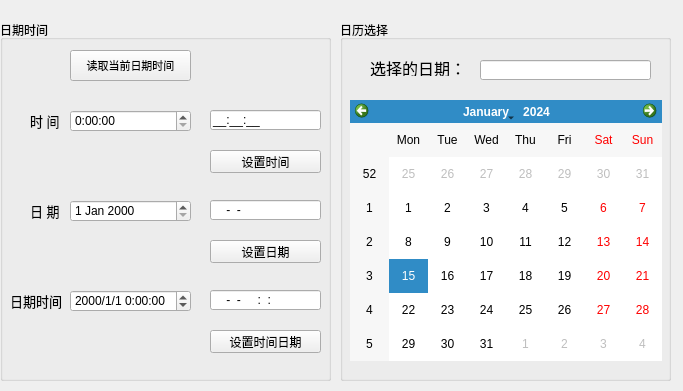
<?xml version="1.0" encoding="UTF-8"?>
<ui version="4.0">
 <class>Form</class>
 <widget class="QWidget" name="Form">
  <property name="geometry">
   <rect>
    <x>0</x>
    <y>0</y>
    <width>683</width>
    <height>391</height>
   </rect>
  </property>
  <property name="windowTitle">
   <string>Form</string>
  </property>
  <widget class="QGroupBox" name="groupBox">
   <property name="geometry">
    <rect>
     <x>0</x>
     <y>20</y>
     <width>331</width>
     <height>361</height>
    </rect>
   </property>
   <property name="title">
    <string>日期时间</string>
   </property>
   <widget class="QPushButton" name="btnGetTime">
    <property name="geometry">
     <rect>
      <x>70</x>
      <y>30</y>
      <width>121</width>
      <height>31</height>
     </rect>
    </property>
    <property name="font">
     <font>
      <pointsize>8</pointsize>
     </font>
    </property>
    <property name="text">
     <string>读取当前日期时间</string>
    </property>
   </widget>
   <widget class="QLabel" name="label">
    <property name="geometry">
     <rect>
      <x>30</x>
      <y>90</y>
      <width>31</width>
      <height>21</height>
     </rect>
    </property>
    <property name="font">
     <font>
      <pointsize>10</pointsize>
     </font>
    </property>
    <property name="text">
     <string>时 间</string>
    </property>
   </widget>
   <widget class="QTimeEdit" name="timeEdit">
    <property name="geometry">
     <rect>
      <x>70</x>
      <y>90</y>
      <width>121</width>
      <height>22</height>
     </rect>
    </property>
    <property name="displayFormat">
     <string>H:mm:ss</string>
    </property>
    <property name="time">
     <time>
      <hour>0</hour>
      <minute>0</minute>
      <second>0</second>
     </time>
    </property>
   </widget>
   <widget class="QLabel" name="label_2">
    <property name="geometry">
     <rect>
      <x>30</x>
      <y>180</y>
      <width>31</width>
      <height>21</height>
     </rect>
    </property>
    <property name="font">
     <font>
      <pointsize>10</pointsize>
     </font>
    </property>
    <property name="text">
     <string>日 期</string>
    </property>
   </widget>
   <widget class="QDateEdit" name="dateEdit">
    <property name="geometry">
     <rect>
      <x>70</x>
      <y>180</y>
      <width>121</width>
      <height>22</height>
     </rect>
    </property>
   </widget>
   <widget class="QLabel" name="label_3">
    <property name="geometry">
     <rect>
      <x>10</x>
      <y>270</y>
      <width>71</width>
      <height>21</height>
     </rect>
    </property>
    <property name="font">
     <font>
      <pointsize>10</pointsize>
     </font>
    </property>
    <property name="text">
     <string>日期时间</string>
    </property>
   </widget>
   <widget class="QLineEdit" name="editTime">
    <property name="geometry">
     <rect>
      <x>210</x>
      <y>90</y>
      <width>111</width>
      <height>20</height>
     </rect>
    </property>
    <property name="inputMask">
     <string>99:99:99;_</string>
    </property>
   </widget>
   <widget class="QPushButton" name="btnSetTime">
    <property name="geometry">
     <rect>
      <x>210</x>
      <y>130</y>
      <width>111</width>
      <height>23</height>
     </rect>
    </property>
    <property name="text">
     <string>设置时间</string>
    </property>
   </widget>
   <widget class="QLineEdit" name="editDate">
    <property name="geometry">
     <rect>
      <x>210</x>
      <y>180</y>
      <width>111</width>
      <height>20</height>
     </rect>
    </property>
    <property name="inputMask">
     <string>9999-99-99</string>
    </property>
   </widget>
   <widget class="QPushButton" name="btnSetDate">
    <property name="geometry">
     <rect>
      <x>210</x>
      <y>220</y>
      <width>111</width>
      <height>23</height>
     </rect>
    </property>
    <property name="text">
     <string>设置日期</string>
    </property>
   </widget>
   <widget class="QLineEdit" name="editDateTime">
    <property name="geometry">
     <rect>
      <x>210</x>
      <y>270</y>
      <width>111</width>
      <height>20</height>
     </rect>
    </property>
    <property name="inputMask">
     <string>9999-99-99 99:99:99</string>
    </property>
   </widget>
   <widget class="QPushButton" name="btnSetDateTime">
    <property name="geometry">
     <rect>
      <x>210</x>
      <y>310</y>
      <width>111</width>
      <height>23</height>
     </rect>
    </property>
    <property name="text">
     <string>设置时间日期</string>
    </property>
   </widget>
   <widget class="QDateTimeEdit" name="dateTimeEdit">
    <property name="geometry">
     <rect>
      <x>70</x>
      <y>270</y>
      <width>121</width>
      <height>22</height>
     </rect>
    </property>
    <property name="displayFormat">
     <string>yyyy/M/d H:mm:ss</string>
    </property>
   </widget>
  </widget>
  <widget class="QGroupBox" name="groupBox_2">
   <property name="geometry">
    <rect>
     <x>340</x>
     <y>20</y>
     <width>331</width>
     <height>361</height>
    </rect>
   </property>
   <property name="title">
    <string>日历选择</string>
   </property>
   <widget class="QCalendarWidget" name="calendarWidget">
    <property name="geometry">
     <rect>
      <x>10</x>
      <y>80</y>
      <width>312</width>
      <height>261</height>
     </rect>
    </property>
   </widget>
   <widget class="QLabel" name="label_4">
    <property name="geometry">
     <rect>
      <x>30</x>
      <y>40</y>
      <width>91</width>
      <height>16</height>
     </rect>
    </property>
    <property name="font">
     <font>
      <pointsize>12</pointsize>
     </font>
    </property>
    <property name="text">
     <string>选择的日期：</string>
    </property>
   </widget>
   <widget class="QLineEdit" name="editCalendar">
    <property name="geometry">
     <rect>
      <x>140</x>
      <y>40</y>
      <width>171</width>
      <height>20</height>
     </rect>
    </property>
   </widget>
  </widget>
 </widget>
 <resources/>
 <connections/>
</ui>
